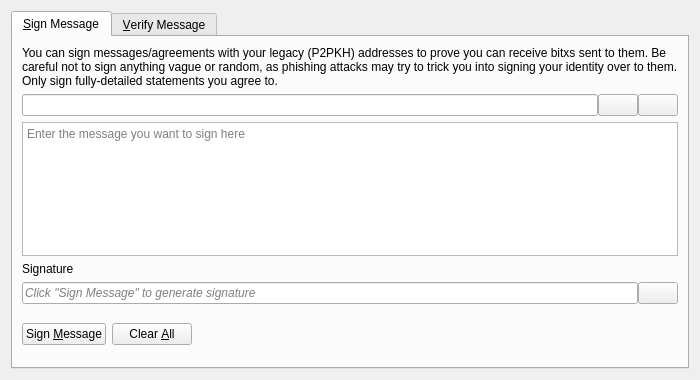
<?xml version="1.0" encoding="UTF-8"?>
<ui version="4.0">
 <class>SignVerifyMessageDialog</class>
 <widget class="QDialog" name="SignVerifyMessageDialog">
  <property name="geometry">
   <rect>
    <x>0</x>
    <y>0</y>
    <width>700</width>
    <height>380</height>
   </rect>
  </property>
  <property name="windowTitle">
   <string>Signatures - Sign / Verify a Message</string>
  </property>
  <property name="modal">
   <bool>true</bool>
  </property>
  <layout class="QVBoxLayout" name="verticalLayout">
   <item>
    <widget class="QTabWidget" name="tabWidget">
     <property name="currentIndex">
      <number>0</number>
     </property>
     <widget class="QWidget" name="tabSignMessage">
      <attribute name="title">
       <string>&amp;Sign Message</string>
      </attribute>
      <layout class="QVBoxLayout" name="verticalLayout_SM">
       <item>
        <widget class="QLabel" name="infoLabel_SM">
         <property name="text">
          <string>You can sign messages/agreements with your legacy (P2PKH) addresses to prove you can receive bitxs sent to them. Be careful not to sign anything vague or random, as phishing attacks may try to trick you into signing your identity over to them. Only sign fully-detailed statements you agree to.</string>
         </property>
         <property name="textFormat">
          <enum>Qt::PlainText</enum>
         </property>
         <property name="wordWrap">
          <bool>true</bool>
         </property>
        </widget>
       </item>
       <item>
        <layout class="QHBoxLayout" name="horizontalLayout_1_SM">
         <property name="spacing">
          <number>0</number>
         </property>
         <item>
          <widget class="QValidatedLineEdit" name="addressIn_SM">
           <property name="toolTip">
            <string>The BitX address to sign the message with</string>
           </property>
          </widget>
         </item>
         <item>
          <widget class="QPushButton" name="addressBookButton_SM">
           <property name="toolTip">
            <string>Choose previously used address</string>
           </property>
           <property name="text">
            <string/>
           </property>
           <property name="icon">
            <iconset resource="../bitx.qrc">
             <normaloff>:/icons/address-book</normaloff>:/icons/address-book</iconset>
           </property>
           <property name="shortcut">
            <string>Alt+A</string>
           </property>
           <property name="autoDefault">
            <bool>false</bool>
           </property>
          </widget>
         </item>
         <item>
          <widget class="QPushButton" name="pasteButton_SM">
           <property name="toolTip">
            <string>Paste address from clipboard</string>
           </property>
           <property name="text">
            <string/>
           </property>
           <property name="icon">
            <iconset resource="../bitx.qrc">
             <normaloff>:/icons/editpaste</normaloff>:/icons/editpaste</iconset>
           </property>
           <property name="shortcut">
            <string>Alt+P</string>
           </property>
           <property name="autoDefault">
            <bool>false</bool>
           </property>
          </widget>
         </item>
        </layout>
       </item>
       <item>
        <widget class="QPlainTextEdit" name="messageIn_SM">
         <property name="toolTip">
          <string>Enter the message you want to sign here</string>
         </property>
         <property name="placeholderText">
          <string>Enter the message you want to sign here</string>
         </property>
        </widget>
       </item>
       <item>
        <widget class="QLabel" name="signatureLabel_SM">
         <property name="text">
          <string>Signature</string>
         </property>
         <property name="textFormat">
          <enum>Qt::PlainText</enum>
         </property>
        </widget>
       </item>
       <item>
        <layout class="QHBoxLayout" name="horizontalLayout_2_SM">
         <property name="spacing">
          <number>0</number>
         </property>
         <item>
          <widget class="QLineEdit" name="signatureOut_SM">
           <property name="placeholderText">
            <string>Click "Sign Message" to generate signature</string>
           </property>
           <property name="font">
            <font>
             <italic>true</italic>
            </font>
           </property>
           <property name="readOnly">
            <bool>true</bool>
           </property>
          </widget>
         </item>
         <item>
          <widget class="QPushButton" name="copySignatureButton_SM">
           <property name="toolTip">
            <string>Copy the current signature to the clipboard</string>
           </property>
           <property name="text">
            <string/>
           </property>
           <property name="icon">
            <iconset resource="../bitx.qrc">
             <normaloff>:/icons/editcopy</normaloff>:/icons/editcopy</iconset>
           </property>
           <property name="autoDefault">
            <bool>false</bool>
           </property>
          </widget>
         </item>
        </layout>
       </item>
       <item>
        <layout class="QHBoxLayout" name="horizontalLayout_3_SM">
         <item>
          <widget class="QPushButton" name="signMessageButton_SM">
           <property name="toolTip">
            <string>Sign the message to prove you own this BitX address</string>
           </property>
           <property name="text">
            <string>Sign &amp;Message</string>
           </property>
           <property name="icon">
            <iconset resource="../bitx.qrc">
             <normaloff>:/icons/edit</normaloff>:/icons/edit</iconset>
           </property>
           <property name="autoDefault">
            <bool>false</bool>
           </property>
          </widget>
         </item>
         <item>
          <widget class="QPushButton" name="clearButton_SM">
           <property name="toolTip">
            <string>Reset all sign message fields</string>
           </property>
           <property name="text">
            <string>Clear &amp;All</string>
           </property>
           <property name="icon">
            <iconset resource="../bitx.qrc">
             <normaloff>:/icons/remove</normaloff>:/icons/remove</iconset>
           </property>
           <property name="autoDefault">
            <bool>false</bool>
           </property>
          </widget>
         </item>
         <item>
          <spacer name="horizontalSpacer_1_SM">
           <property name="orientation">
            <enum>Qt::Horizontal</enum>
           </property>
           <property name="sizeHint" stdset="0">
            <size>
             <width>40</width>
             <height>48</height>
            </size>
           </property>
          </spacer>
         </item>
         <item>
          <widget class="QLabel" name="statusLabel_SM">
           <property name="font">
            <font>
             <weight>75</weight>
             <bold>true</bold>
            </font>
           </property>
           <property name="text">
            <string/>
           </property>
           <property name="wordWrap">
            <bool>true</bool>
           </property>
          </widget>
         </item>
         <item>
          <spacer name="horizontalSpacer_2_SM">
           <property name="orientation">
            <enum>Qt::Horizontal</enum>
           </property>
           <property name="sizeHint" stdset="0">
            <size>
             <width>40</width>
             <height>48</height>
            </size>
           </property>
          </spacer>
         </item>
        </layout>
       </item>
      </layout>
     </widget>
     <widget class="QWidget" name="tabVerifyMessage">
      <attribute name="title">
       <string>&amp;Verify Message</string>
      </attribute>
      <layout class="QVBoxLayout" name="verticalLayout_VM">
       <item>
        <widget class="QLabel" name="infoLabel_VM">
         <property name="text">
          <string>Enter the receiver's address, message (ensure you copy line breaks, spaces, tabs, etc. exactly) and signature below to verify the message. Be careful not to read more into the signature than what is in the signed message itself, to avoid being tricked by a man-in-the-middle attack. Note that this only proves the signing party receives with the address, it cannot prove sendership of any transaction!</string>
         </property>
         <property name="textFormat">
          <enum>Qt::PlainText</enum>
         </property>
         <property name="alignment">
          <set>Qt::AlignLeading|Qt::AlignLeft|Qt::AlignTop</set>
         </property>
         <property name="wordWrap">
          <bool>true</bool>
         </property>
        </widget>
       </item>
       <item>
        <layout class="QHBoxLayout" name="horizontalLayout_1_VM">
         <property name="spacing">
          <number>0</number>
         </property>
         <item>
          <widget class="QValidatedLineEdit" name="addressIn_VM">
           <property name="toolTip">
            <string>The BitX address the message was signed with</string>
           </property>
          </widget>
         </item>
         <item>
          <widget class="QPushButton" name="addressBookButton_VM">
           <property name="toolTip">
            <string>Choose previously used address</string>
           </property>
           <property name="text">
            <string/>
           </property>
           <property name="icon">
            <iconset resource="../bitx.qrc">
             <normaloff>:/icons/address-book</normaloff>:/icons/address-book</iconset>
           </property>
           <property name="shortcut">
            <string>Alt+A</string>
           </property>
           <property name="autoDefault">
            <bool>false</bool>
           </property>
          </widget>
         </item>
        </layout>
       </item>
       <item>
        <widget class="QPlainTextEdit" name="messageIn_VM">
          <property name="toolTip">
            <string>The signed message to verify</string>
          </property>
          <property name="placeholderText">
            <string>The signed message to verify</string>
          </property>
        </widget>
       </item>
       <item>
        <widget class="QValidatedLineEdit" name="signatureIn_VM">
          <property name="toolTip">
            <string>The signature given when the message was signed</string>
          </property>
          <property name="placeholderText">
            <string>The signature given when the message was signed</string>
          </property>
        </widget>
       </item>
       <item>
        <layout class="QHBoxLayout" name="horizontalLayout_2_VM">
         <item>
          <widget class="QPushButton" name="verifyMessageButton_VM">
           <property name="toolTip">
            <string>Verify the message to ensure it was signed with the specified BitX address</string>
           </property>
           <property name="text">
            <string>Verify &amp;Message</string>
           </property>
           <property name="icon">
            <iconset resource="../bitx.qrc">
             <normaloff>:/icons/transaction_0</normaloff>:/icons/transaction_0</iconset>
           </property>
           <property name="autoDefault">
            <bool>false</bool>
           </property>
          </widget>
         </item>
         <item>
          <widget class="QPushButton" name="clearButton_VM">
           <property name="toolTip">
            <string>Reset all verify message fields</string>
           </property>
           <property name="text">
            <string>Clear &amp;All</string>
           </property>
           <property name="icon">
            <iconset resource="../bitx.qrc">
             <normaloff>:/icons/remove</normaloff>:/icons/remove</iconset>
           </property>
           <property name="autoDefault">
            <bool>false</bool>
           </property>
          </widget>
         </item>
         <item>
          <spacer name="horizontalSpacer_1_VM">
           <property name="orientation">
            <enum>Qt::Horizontal</enum>
           </property>
           <property name="sizeHint" stdset="0">
            <size>
             <width>40</width>
             <height>48</height>
            </size>
           </property>
          </spacer>
         </item>
         <item>
          <widget class="QLabel" name="statusLabel_VM">
           <property name="font">
            <font>
             <weight>75</weight>
             <bold>true</bold>
            </font>
           </property>
           <property name="text">
            <string/>
           </property>
           <property name="wordWrap">
            <bool>true</bool>
           </property>
          </widget>
         </item>
         <item>
          <spacer name="horizontalSpacer_2_VM">
           <property name="orientation">
            <enum>Qt::Horizontal</enum>
           </property>
           <property name="sizeHint" stdset="0">
            <size>
             <width>40</width>
             <height>48</height>
            </size>
           </property>
          </spacer>
         </item>
        </layout>
       </item>
      </layout>
     </widget>
    </widget>
   </item>
  </layout>
 </widget>
 <customwidgets>
  <customwidget>
   <class>QValidatedLineEdit</class>
   <extends>QLineEdit</extends>
   <header>qt/qvalidatedlineedit.h</header>
  </customwidget>
 </customwidgets>
 <resources>
  <include location="../bitx.qrc"/>
 </resources>
 <connections/>
</ui>
